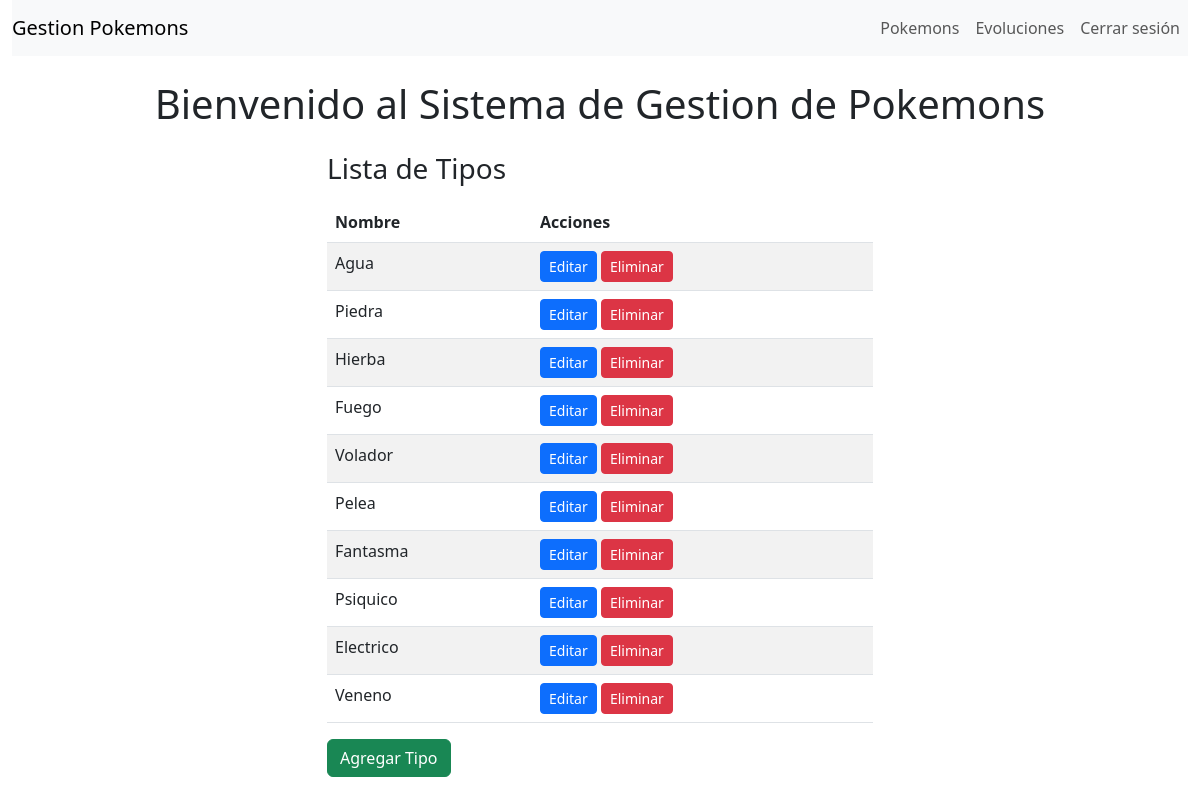
Page /listar_tipo/ (signed in) on the committed database.
### tipos/models.py (models this page shows, shortened)
class Tipo(models.Model):
    nombre = models.CharField(max_length=50)

### tipos/views.py (the view)
# urls.py: path('listar_tipo/', listar_tipo, name='listar_tipo'),
@login_required
def listar_tipo(request):
    tipos = Tipo.objects.all()
    return render(request, 'listar_tipo.html', {'tipos': tipos})

### tipos/templates/listar_tipo.html (shortened to what this page needs)
{% extends 'base.html' %}
{% block content %}
    <div class="col-6 mx-auto">
        <h3 class="my-3">Lista de Tipos</h3>
        <table class="table table-striped">
            <thead>
                <tr>
                    <th>Nombre</th>
                    <th>Acciones</th>
                </tr>
            </thead>
            <tbody>
                {% for tipo in tipos %}
                <tr>
                    <td>{{ tipo.nombre }}</td>
                    <td>
                        <a href="{% url 'editar_tipo' tipo.id %}" class="btn btn-sm btn-primary">Editar</a>
                        <a href="{% url 'eliminar_tipo' tipo.id %}" class="btn btn-sm btn-danger">Eliminar</a>
                    </td>
                </tr>
                {% endfor %}
            </tbody>
        </table>
        <a href="{% url 'crear_tipo' %}" class="btn btn-success">Agregar Tipo</a>
    </div>
{% endblock %}

### rows in the picture
Tipo: nombre "Agua"
Tipo: nombre "Piedra"
Tipo: nombre "Hierba"
Tipo: nombre "Fuego"
Tipo: nombre "Volador"
Tipo: nombre "Pelea"
Tipo: nombre "Fantasma"
Tipo: nombre "Psiquico"
Tipo: nombre "Electrico"
Tipo: nombre "Veneno"
